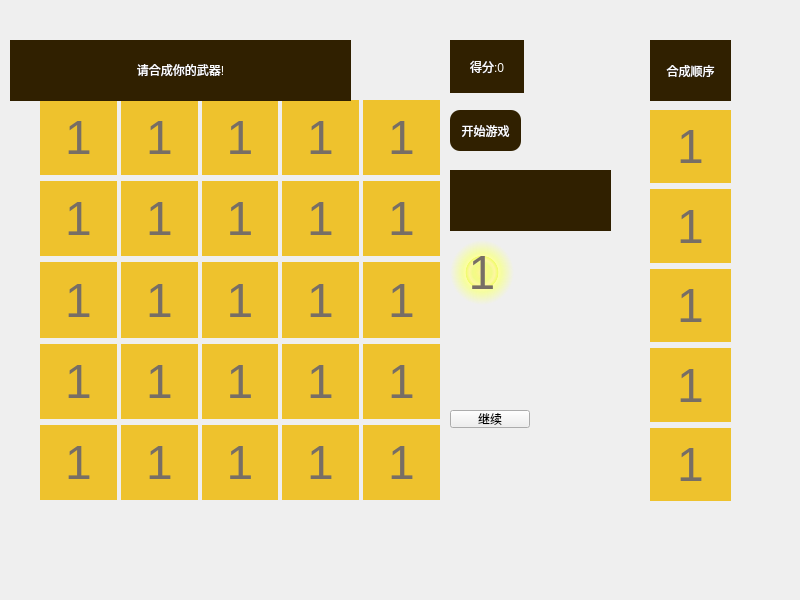
<?xml version="1.0" encoding="UTF-8"?>
<ui version="4.0">
 <class>game2048</class>
 <widget class="QWidget" name="game2048">
  <property name="geometry">
   <rect>
    <x>0</x>
    <y>0</y>
    <width>800</width>
    <height>600</height>
   </rect>
  </property>
  <property name="windowTitle">
   <string>game2048</string>
  </property>
  <property name="styleSheet">
   <string notr="true"/>
  </property>
  <widget class="QWidget" name="gridWidget" native="true">
   <property name="geometry">
    <rect>
     <x>40</x>
     <y>100</y>
     <width>400</width>
     <height>400</height>
    </rect>
   </property>
   <property name="maximumSize">
    <size>
     <width>16777211</width>
     <height>16777215</height>
    </size>
   </property>
   <layout class="QGridLayout" name="gridLayout">
    <property name="horizontalSpacing">
     <number>4</number>
    </property>
    <item row="0" column="0">
     <widget class="QLabel" name="block_1">
      <property name="minimumSize">
       <size>
        <width>30</width>
        <height>30</height>
       </size>
      </property>
      <property name="font">
       <font>
        <pointsize>-1</pointsize>
       </font>
      </property>
      <property name="contextMenuPolicy">
       <enum>Qt::DefaultContextMenu</enum>
      </property>
      <property name="styleSheet">
       <string notr="true">background-color: #EEC22D; color: #776E65; font-size: 48px;</string>
      </property>
      <property name="frameShape">
       <enum>QFrame::NoFrame</enum>
      </property>
      <property name="frameShadow">
       <enum>QFrame::Raised</enum>
      </property>
      <property name="text">
       <string>1</string>
      </property>
      <property name="alignment">
       <set>Qt::AlignCenter</set>
      </property>
     </widget>
    </item>
    <item row="1" column="0">
     <widget class="QLabel" name="block_6">
      <property name="minimumSize">
       <size>
        <width>30</width>
        <height>30</height>
       </size>
      </property>
      <property name="font">
       <font>
        <pointsize>-1</pointsize>
       </font>
      </property>
      <property name="contextMenuPolicy">
       <enum>Qt::DefaultContextMenu</enum>
      </property>
      <property name="styleSheet">
       <string notr="true">background-color: #EEC22D; color: #776E65; font-size: 48px;</string>
      </property>
      <property name="frameShape">
       <enum>QFrame::NoFrame</enum>
      </property>
      <property name="frameShadow">
       <enum>QFrame::Raised</enum>
      </property>
      <property name="text">
       <string>1</string>
      </property>
      <property name="alignment">
       <set>Qt::AlignCenter</set>
      </property>
     </widget>
    </item>
    <item row="4" column="0">
     <widget class="QLabel" name="block_21">
      <property name="minimumSize">
       <size>
        <width>30</width>
        <height>30</height>
       </size>
      </property>
      <property name="font">
       <font>
        <pointsize>-1</pointsize>
       </font>
      </property>
      <property name="contextMenuPolicy">
       <enum>Qt::DefaultContextMenu</enum>
      </property>
      <property name="styleSheet">
       <string notr="true">background-color: #EEC22D; color: #776E65; font-size: 48px;</string>
      </property>
      <property name="frameShape">
       <enum>QFrame::NoFrame</enum>
      </property>
      <property name="frameShadow">
       <enum>QFrame::Raised</enum>
      </property>
      <property name="text">
       <string>1</string>
      </property>
      <property name="alignment">
       <set>Qt::AlignCenter</set>
      </property>
     </widget>
    </item>
    <item row="3" column="1">
     <widget class="QLabel" name="block_17">
      <property name="minimumSize">
       <size>
        <width>30</width>
        <height>30</height>
       </size>
      </property>
      <property name="font">
       <font>
        <pointsize>-1</pointsize>
       </font>
      </property>
      <property name="contextMenuPolicy">
       <enum>Qt::DefaultContextMenu</enum>
      </property>
      <property name="styleSheet">
       <string notr="true">background-color: #EEC22D; color: #776E65; font-size: 48px;</string>
      </property>
      <property name="frameShape">
       <enum>QFrame::NoFrame</enum>
      </property>
      <property name="frameShadow">
       <enum>QFrame::Raised</enum>
      </property>
      <property name="text">
       <string>1</string>
      </property>
      <property name="alignment">
       <set>Qt::AlignCenter</set>
      </property>
     </widget>
    </item>
    <item row="1" column="4">
     <widget class="QLabel" name="block_10">
      <property name="minimumSize">
       <size>
        <width>30</width>
        <height>30</height>
       </size>
      </property>
      <property name="font">
       <font>
        <pointsize>-1</pointsize>
       </font>
      </property>
      <property name="contextMenuPolicy">
       <enum>Qt::DefaultContextMenu</enum>
      </property>
      <property name="styleSheet">
       <string notr="true">background-color: #EEC22D; color: #776E65; font-size: 48px;</string>
      </property>
      <property name="frameShape">
       <enum>QFrame::NoFrame</enum>
      </property>
      <property name="frameShadow">
       <enum>QFrame::Raised</enum>
      </property>
      <property name="text">
       <string>1</string>
      </property>
      <property name="alignment">
       <set>Qt::AlignCenter</set>
      </property>
     </widget>
    </item>
    <item row="3" column="4">
     <widget class="QLabel" name="block_20">
      <property name="minimumSize">
       <size>
        <width>30</width>
        <height>30</height>
       </size>
      </property>
      <property name="font">
       <font>
        <pointsize>-1</pointsize>
       </font>
      </property>
      <property name="contextMenuPolicy">
       <enum>Qt::DefaultContextMenu</enum>
      </property>
      <property name="styleSheet">
       <string notr="true">background-color: #EEC22D; color: #776E65; font-size: 48px;</string>
      </property>
      <property name="frameShape">
       <enum>QFrame::NoFrame</enum>
      </property>
      <property name="frameShadow">
       <enum>QFrame::Raised</enum>
      </property>
      <property name="text">
       <string>1</string>
      </property>
      <property name="alignment">
       <set>Qt::AlignCenter</set>
      </property>
     </widget>
    </item>
    <item row="0" column="1">
     <widget class="QLabel" name="block_2">
      <property name="minimumSize">
       <size>
        <width>30</width>
        <height>30</height>
       </size>
      </property>
      <property name="font">
       <font>
        <pointsize>-1</pointsize>
       </font>
      </property>
      <property name="contextMenuPolicy">
       <enum>Qt::DefaultContextMenu</enum>
      </property>
      <property name="styleSheet">
       <string notr="true">background-color: #EEC22D; color: #776E65; font-size: 48px;</string>
      </property>
      <property name="frameShape">
       <enum>QFrame::NoFrame</enum>
      </property>
      <property name="frameShadow">
       <enum>QFrame::Raised</enum>
      </property>
      <property name="text">
       <string>1</string>
      </property>
      <property name="alignment">
       <set>Qt::AlignCenter</set>
      </property>
     </widget>
    </item>
    <item row="4" column="4">
     <widget class="QLabel" name="block_25">
      <property name="minimumSize">
       <size>
        <width>30</width>
        <height>30</height>
       </size>
      </property>
      <property name="font">
       <font>
        <pointsize>-1</pointsize>
       </font>
      </property>
      <property name="contextMenuPolicy">
       <enum>Qt::DefaultContextMenu</enum>
      </property>
      <property name="styleSheet">
       <string notr="true">background-color: #EEC22D; color: #776E65; font-size: 48px;</string>
      </property>
      <property name="frameShape">
       <enum>QFrame::NoFrame</enum>
      </property>
      <property name="frameShadow">
       <enum>QFrame::Raised</enum>
      </property>
      <property name="text">
       <string>1</string>
      </property>
      <property name="alignment">
       <set>Qt::AlignCenter</set>
      </property>
     </widget>
    </item>
    <item row="0" column="4">
     <widget class="QLabel" name="block_5">
      <property name="minimumSize">
       <size>
        <width>30</width>
        <height>30</height>
       </size>
      </property>
      <property name="font">
       <font>
        <pointsize>-1</pointsize>
       </font>
      </property>
      <property name="contextMenuPolicy">
       <enum>Qt::DefaultContextMenu</enum>
      </property>
      <property name="styleSheet">
       <string notr="true">background-color: #EEC22D; color: #776E65; font-size: 48px;</string>
      </property>
      <property name="frameShape">
       <enum>QFrame::NoFrame</enum>
      </property>
      <property name="frameShadow">
       <enum>QFrame::Raised</enum>
      </property>
      <property name="text">
       <string>1</string>
      </property>
      <property name="alignment">
       <set>Qt::AlignCenter</set>
      </property>
     </widget>
    </item>
    <item row="1" column="2">
     <widget class="QLabel" name="block_8">
      <property name="minimumSize">
       <size>
        <width>30</width>
        <height>30</height>
       </size>
      </property>
      <property name="font">
       <font>
        <pointsize>-1</pointsize>
       </font>
      </property>
      <property name="contextMenuPolicy">
       <enum>Qt::DefaultContextMenu</enum>
      </property>
      <property name="styleSheet">
       <string notr="true">background-color: #EEC22D; color: #776E65; font-size: 48px;</string>
      </property>
      <property name="frameShape">
       <enum>QFrame::NoFrame</enum>
      </property>
      <property name="frameShadow">
       <enum>QFrame::Raised</enum>
      </property>
      <property name="text">
       <string>1</string>
      </property>
      <property name="alignment">
       <set>Qt::AlignCenter</set>
      </property>
     </widget>
    </item>
    <item row="1" column="1">
     <widget class="QLabel" name="block_7">
      <property name="minimumSize">
       <size>
        <width>30</width>
        <height>30</height>
       </size>
      </property>
      <property name="font">
       <font>
        <pointsize>-1</pointsize>
       </font>
      </property>
      <property name="contextMenuPolicy">
       <enum>Qt::DefaultContextMenu</enum>
      </property>
      <property name="styleSheet">
       <string notr="true">background-color: #EEC22D; color: #776E65; font-size: 48px;</string>
      </property>
      <property name="frameShape">
       <enum>QFrame::NoFrame</enum>
      </property>
      <property name="frameShadow">
       <enum>QFrame::Raised</enum>
      </property>
      <property name="text">
       <string>1</string>
      </property>
      <property name="alignment">
       <set>Qt::AlignCenter</set>
      </property>
     </widget>
    </item>
    <item row="2" column="2">
     <widget class="QLabel" name="block_13">
      <property name="minimumSize">
       <size>
        <width>30</width>
        <height>30</height>
       </size>
      </property>
      <property name="font">
       <font>
        <pointsize>-1</pointsize>
       </font>
      </property>
      <property name="contextMenuPolicy">
       <enum>Qt::DefaultContextMenu</enum>
      </property>
      <property name="styleSheet">
       <string notr="true">background-color: #EEC22D; color: #776E65; font-size: 48px;</string>
      </property>
      <property name="frameShape">
       <enum>QFrame::NoFrame</enum>
      </property>
      <property name="frameShadow">
       <enum>QFrame::Raised</enum>
      </property>
      <property name="text">
       <string>1</string>
      </property>
      <property name="alignment">
       <set>Qt::AlignCenter</set>
      </property>
     </widget>
    </item>
    <item row="3" column="2">
     <widget class="QLabel" name="block_18">
      <property name="minimumSize">
       <size>
        <width>30</width>
        <height>30</height>
       </size>
      </property>
      <property name="font">
       <font>
        <pointsize>-1</pointsize>
       </font>
      </property>
      <property name="contextMenuPolicy">
       <enum>Qt::DefaultContextMenu</enum>
      </property>
      <property name="styleSheet">
       <string notr="true">background-color: #EEC22D; color: #776E65; font-size: 48px;</string>
      </property>
      <property name="frameShape">
       <enum>QFrame::NoFrame</enum>
      </property>
      <property name="frameShadow">
       <enum>QFrame::Raised</enum>
      </property>
      <property name="text">
       <string>1</string>
      </property>
      <property name="alignment">
       <set>Qt::AlignCenter</set>
      </property>
     </widget>
    </item>
    <item row="3" column="0">
     <widget class="QLabel" name="block_16">
      <property name="minimumSize">
       <size>
        <width>30</width>
        <height>30</height>
       </size>
      </property>
      <property name="font">
       <font>
        <pointsize>-1</pointsize>
       </font>
      </property>
      <property name="contextMenuPolicy">
       <enum>Qt::DefaultContextMenu</enum>
      </property>
      <property name="styleSheet">
       <string notr="true">background-color: #EEC22D; color: #776E65; font-size: 48px;</string>
      </property>
      <property name="frameShape">
       <enum>QFrame::NoFrame</enum>
      </property>
      <property name="frameShadow">
       <enum>QFrame::Raised</enum>
      </property>
      <property name="text">
       <string>1</string>
      </property>
      <property name="alignment">
       <set>Qt::AlignCenter</set>
      </property>
     </widget>
    </item>
    <item row="4" column="1">
     <widget class="QLabel" name="block_22">
      <property name="minimumSize">
       <size>
        <width>30</width>
        <height>30</height>
       </size>
      </property>
      <property name="font">
       <font>
        <pointsize>-1</pointsize>
       </font>
      </property>
      <property name="contextMenuPolicy">
       <enum>Qt::DefaultContextMenu</enum>
      </property>
      <property name="styleSheet">
       <string notr="true">background-color: #EEC22D; color: #776E65; font-size: 48px;</string>
      </property>
      <property name="frameShape">
       <enum>QFrame::NoFrame</enum>
      </property>
      <property name="frameShadow">
       <enum>QFrame::Raised</enum>
      </property>
      <property name="text">
       <string>1</string>
      </property>
      <property name="alignment">
       <set>Qt::AlignCenter</set>
      </property>
     </widget>
    </item>
    <item row="4" column="3">
     <widget class="QLabel" name="block_24">
      <property name="minimumSize">
       <size>
        <width>30</width>
        <height>30</height>
       </size>
      </property>
      <property name="font">
       <font>
        <pointsize>-1</pointsize>
       </font>
      </property>
      <property name="contextMenuPolicy">
       <enum>Qt::DefaultContextMenu</enum>
      </property>
      <property name="styleSheet">
       <string notr="true">background-color: #EEC22D; color: #776E65; font-size: 48px;</string>
      </property>
      <property name="frameShape">
       <enum>QFrame::NoFrame</enum>
      </property>
      <property name="frameShadow">
       <enum>QFrame::Raised</enum>
      </property>
      <property name="text">
       <string>1</string>
      </property>
      <property name="alignment">
       <set>Qt::AlignCenter</set>
      </property>
     </widget>
    </item>
    <item row="2" column="4">
     <widget class="QLabel" name="block_15">
      <property name="minimumSize">
       <size>
        <width>30</width>
        <height>30</height>
       </size>
      </property>
      <property name="font">
       <font>
        <pointsize>-1</pointsize>
       </font>
      </property>
      <property name="contextMenuPolicy">
       <enum>Qt::DefaultContextMenu</enum>
      </property>
      <property name="styleSheet">
       <string notr="true">background-color: #EEC22D; color: #776E65; font-size: 48px;</string>
      </property>
      <property name="frameShape">
       <enum>QFrame::NoFrame</enum>
      </property>
      <property name="frameShadow">
       <enum>QFrame::Raised</enum>
      </property>
      <property name="text">
       <string>1</string>
      </property>
      <property name="alignment">
       <set>Qt::AlignCenter</set>
      </property>
     </widget>
    </item>
    <item row="3" column="3">
     <widget class="QLabel" name="block_19">
      <property name="minimumSize">
       <size>
        <width>30</width>
        <height>30</height>
       </size>
      </property>
      <property name="font">
       <font>
        <pointsize>-1</pointsize>
       </font>
      </property>
      <property name="contextMenuPolicy">
       <enum>Qt::DefaultContextMenu</enum>
      </property>
      <property name="styleSheet">
       <string notr="true">background-color: #EEC22D; color: #776E65; font-size: 48px;</string>
      </property>
      <property name="frameShape">
       <enum>QFrame::NoFrame</enum>
      </property>
      <property name="frameShadow">
       <enum>QFrame::Raised</enum>
      </property>
      <property name="text">
       <string>1</string>
      </property>
      <property name="alignment">
       <set>Qt::AlignCenter</set>
      </property>
     </widget>
    </item>
    <item row="2" column="0">
     <widget class="QLabel" name="block_11">
      <property name="minimumSize">
       <size>
        <width>30</width>
        <height>30</height>
       </size>
      </property>
      <property name="font">
       <font>
        <pointsize>-1</pointsize>
       </font>
      </property>
      <property name="contextMenuPolicy">
       <enum>Qt::DefaultContextMenu</enum>
      </property>
      <property name="styleSheet">
       <string notr="true">background-color: #EEC22D; color: #776E65; font-size: 48px;</string>
      </property>
      <property name="frameShape">
       <enum>QFrame::NoFrame</enum>
      </property>
      <property name="frameShadow">
       <enum>QFrame::Raised</enum>
      </property>
      <property name="text">
       <string>1</string>
      </property>
      <property name="alignment">
       <set>Qt::AlignCenter</set>
      </property>
     </widget>
    </item>
    <item row="2" column="3">
     <widget class="QLabel" name="block_14">
      <property name="minimumSize">
       <size>
        <width>30</width>
        <height>30</height>
       </size>
      </property>
      <property name="font">
       <font>
        <pointsize>-1</pointsize>
       </font>
      </property>
      <property name="contextMenuPolicy">
       <enum>Qt::DefaultContextMenu</enum>
      </property>
      <property name="styleSheet">
       <string notr="true">background-color: #EEC22D; color: #776E65; font-size: 48px;</string>
      </property>
      <property name="frameShape">
       <enum>QFrame::NoFrame</enum>
      </property>
      <property name="frameShadow">
       <enum>QFrame::Raised</enum>
      </property>
      <property name="text">
       <string>1</string>
      </property>
      <property name="alignment">
       <set>Qt::AlignCenter</set>
      </property>
     </widget>
    </item>
    <item row="1" column="3">
     <widget class="QLabel" name="block_9">
      <property name="minimumSize">
       <size>
        <width>30</width>
        <height>30</height>
       </size>
      </property>
      <property name="font">
       <font>
        <pointsize>-1</pointsize>
       </font>
      </property>
      <property name="contextMenuPolicy">
       <enum>Qt::DefaultContextMenu</enum>
      </property>
      <property name="styleSheet">
       <string notr="true">background-color: #EEC22D; color: #776E65; font-size: 48px;</string>
      </property>
      <property name="frameShape">
       <enum>QFrame::NoFrame</enum>
      </property>
      <property name="frameShadow">
       <enum>QFrame::Raised</enum>
      </property>
      <property name="text">
       <string>1</string>
      </property>
      <property name="alignment">
       <set>Qt::AlignCenter</set>
      </property>
     </widget>
    </item>
    <item row="0" column="3">
     <widget class="QLabel" name="block_4">
      <property name="minimumSize">
       <size>
        <width>30</width>
        <height>30</height>
       </size>
      </property>
      <property name="font">
       <font>
        <pointsize>-1</pointsize>
       </font>
      </property>
      <property name="contextMenuPolicy">
       <enum>Qt::DefaultContextMenu</enum>
      </property>
      <property name="styleSheet">
       <string notr="true">background-color: #EEC22D; color: #776E65; font-size: 48px;</string>
      </property>
      <property name="frameShape">
       <enum>QFrame::NoFrame</enum>
      </property>
      <property name="frameShadow">
       <enum>QFrame::Raised</enum>
      </property>
      <property name="text">
       <string>1</string>
      </property>
      <property name="alignment">
       <set>Qt::AlignCenter</set>
      </property>
     </widget>
    </item>
    <item row="2" column="1">
     <widget class="QLabel" name="block_12">
      <property name="minimumSize">
       <size>
        <width>30</width>
        <height>30</height>
       </size>
      </property>
      <property name="font">
       <font>
        <pointsize>-1</pointsize>
       </font>
      </property>
      <property name="contextMenuPolicy">
       <enum>Qt::DefaultContextMenu</enum>
      </property>
      <property name="styleSheet">
       <string notr="true">background-color: #EEC22D; color: #776E65; font-size: 48px;</string>
      </property>
      <property name="frameShape">
       <enum>QFrame::NoFrame</enum>
      </property>
      <property name="frameShadow">
       <enum>QFrame::Raised</enum>
      </property>
      <property name="text">
       <string>1</string>
      </property>
      <property name="alignment">
       <set>Qt::AlignCenter</set>
      </property>
     </widget>
    </item>
    <item row="0" column="2">
     <widget class="QLabel" name="block_3">
      <property name="minimumSize">
       <size>
        <width>30</width>
        <height>30</height>
       </size>
      </property>
      <property name="font">
       <font>
        <pointsize>-1</pointsize>
       </font>
      </property>
      <property name="contextMenuPolicy">
       <enum>Qt::DefaultContextMenu</enum>
      </property>
      <property name="styleSheet">
       <string notr="true">background-color: #EEC22D; color: #776E65; font-size: 48px;</string>
      </property>
      <property name="frameShape">
       <enum>QFrame::NoFrame</enum>
      </property>
      <property name="frameShadow">
       <enum>QFrame::Raised</enum>
      </property>
      <property name="text">
       <string>1</string>
      </property>
      <property name="alignment">
       <set>Qt::AlignCenter</set>
      </property>
     </widget>
    </item>
    <item row="4" column="2">
     <widget class="QLabel" name="block_23">
      <property name="minimumSize">
       <size>
        <width>30</width>
        <height>30</height>
       </size>
      </property>
      <property name="font">
       <font>
        <pointsize>-1</pointsize>
       </font>
      </property>
      <property name="contextMenuPolicy">
       <enum>Qt::DefaultContextMenu</enum>
      </property>
      <property name="styleSheet">
       <string notr="true">background-color: #EEC22D; color: #776E65; font-size: 48px;</string>
      </property>
      <property name="frameShape">
       <enum>QFrame::NoFrame</enum>
      </property>
      <property name="frameShadow">
       <enum>QFrame::Raised</enum>
      </property>
      <property name="text">
       <string>1</string>
      </property>
      <property name="alignment">
       <set>Qt::AlignCenter</set>
      </property>
     </widget>
    </item>
   </layout>
  </widget>
  <widget class="QLabel" name="label">
   <property name="geometry">
    <rect>
     <x>450</x>
     <y>40</y>
     <width>74</width>
     <height>53</height>
    </rect>
   </property>
   <property name="styleSheet">
    <string notr="true">background: rgb(48, 32, 0); 
font: 12pt &quot;华文琥珀&quot;;
color:rgb(255, 255, 255)</string>
   </property>
   <property name="text">
    <string>得分:0</string>
   </property>
   <property name="alignment">
    <set>Qt::AlignCenter</set>
   </property>
  </widget>
  <widget class="QLabel" name="info_label">
   <property name="geometry">
    <rect>
     <x>10</x>
     <y>40</y>
     <width>341</width>
     <height>61</height>
    </rect>
   </property>
   <property name="styleSheet">
    <string notr="true">background: rgb(48, 32, 0); 
font: 12pt &quot;华文琥珀&quot;;
color:rgb(255, 255, 255)</string>
   </property>
   <property name="text">
    <string>&lt;html&gt;&lt;head/&gt;&lt;body&gt;&lt;p align=&quot;center&quot;&gt;请合成你的武器!&lt;/p&gt;&lt;/body&gt;&lt;/html&gt;</string>
   </property>
   <property name="textFormat">
    <enum>Qt::AutoText</enum>
   </property>
   <property name="alignment">
    <set>Qt::AlignCenter</set>
   </property>
  </widget>
  <widget class="QPushButton" name="start_button">
   <property name="geometry">
    <rect>
     <x>450</x>
     <y>110</y>
     <width>71</width>
     <height>41</height>
    </rect>
   </property>
   <property name="styleSheet">
    <string notr="true">border-radius: 10px; /*圆角半径*/background: rgb(48, 32, 0); 
font: 12pt &quot;华文琥珀&quot;;
color:rgb(255, 255, 255)</string>
   </property>
   <property name="text">
    <string>开始游戏</string>
   </property>
  </widget>
  <widget class="QLabel" name="res_label">
   <property name="geometry">
    <rect>
     <x>450</x>
     <y>170</y>
     <width>161</width>
     <height>61</height>
    </rect>
   </property>
   <property name="styleSheet">
    <string notr="true">background: rgb(48, 32, 0); 
font: 12pt &quot;华文琥珀&quot;;
color:rgb(255, 255, 255)</string>
   </property>
   <property name="text">
    <string/>
   </property>
   <property name="alignment">
    <set>Qt::AlignCenter</set>
   </property>
  </widget>
  <widget class="QPushButton" name="next_button">
   <property name="geometry">
    <rect>
     <x>450</x>
     <y>410</y>
     <width>80</width>
     <height>18</height>
    </rect>
   </property>
   <property name="text">
    <string>继续</string>
   </property>
  </widget>
  <widget class="QLabel" name="win_label">
   <property name="geometry">
    <rect>
     <x>450</x>
     <y>240</y>
     <width>64</width>
     <height>65</height>
    </rect>
   </property>
   <property name="minimumSize">
    <size>
     <width>30</width>
     <height>30</height>
    </size>
   </property>
   <property name="font">
    <font>
     <pointsize>-1</pointsize>
    </font>
   </property>
   <property name="contextMenuPolicy">
    <enum>Qt::DefaultContextMenu</enum>
   </property>
   <property name="styleSheet">
    <string notr="true">background-color:  qradialgradient(spread:pad, cx:0.5, cy:0.5, radius:0.5, fx:0.5, fy:0.5, stop:0 rgba(237, 227, 109, 101), stop:0.1 rgba(255, 249, 112, 186), stop:0.2 rgba(248, 255, 76, 167), stop:0.3 rgba(242, 255, 96, 179), stop:0.4 rgba(255, 247, 154, 232), stop:0.5 rgba(240, 255, 76, 205), stop:0.52 rgba(255, 255, 154, 228), stop:0.6 rgba(246, 255, 149, 220), stop:1 rgba(255, 255, 255, 0)); color: #776E65; font-size: 48px;</string>
   </property>
   <property name="frameShape">
    <enum>QFrame::NoFrame</enum>
   </property>
   <property name="frameShadow">
    <enum>QFrame::Raised</enum>
   </property>
   <property name="text">
    <string>1</string>
   </property>
   <property name="alignment">
    <set>Qt::AlignCenter</set>
   </property>
  </widget>
  <widget class="QWidget" name="verticalLayoutWidget">
   <property name="geometry">
    <rect>
     <x>650</x>
     <y>110</y>
     <width>81</width>
     <height>391</height>
    </rect>
   </property>
   <layout class="QVBoxLayout" name="verticalLayout">
    <item>
     <widget class="QLabel" name="block_std1">
      <property name="minimumSize">
       <size>
        <width>30</width>
        <height>30</height>
       </size>
      </property>
      <property name="font">
       <font>
        <pointsize>-1</pointsize>
       </font>
      </property>
      <property name="contextMenuPolicy">
       <enum>Qt::DefaultContextMenu</enum>
      </property>
      <property name="styleSheet">
       <string notr="true">background-color: #EEC22D; color: #776E65; font-size: 48px;</string>
      </property>
      <property name="frameShape">
       <enum>QFrame::NoFrame</enum>
      </property>
      <property name="frameShadow">
       <enum>QFrame::Raised</enum>
      </property>
      <property name="text">
       <string>1</string>
      </property>
      <property name="alignment">
       <set>Qt::AlignCenter</set>
      </property>
     </widget>
    </item>
    <item>
     <widget class="QLabel" name="block_std2">
      <property name="minimumSize">
       <size>
        <width>30</width>
        <height>30</height>
       </size>
      </property>
      <property name="font">
       <font>
        <pointsize>-1</pointsize>
       </font>
      </property>
      <property name="contextMenuPolicy">
       <enum>Qt::DefaultContextMenu</enum>
      </property>
      <property name="styleSheet">
       <string notr="true">background-color: #EEC22D; color: #776E65; font-size: 48px;</string>
      </property>
      <property name="frameShape">
       <enum>QFrame::NoFrame</enum>
      </property>
      <property name="frameShadow">
       <enum>QFrame::Raised</enum>
      </property>
      <property name="text">
       <string>1</string>
      </property>
      <property name="alignment">
       <set>Qt::AlignCenter</set>
      </property>
     </widget>
    </item>
    <item>
     <widget class="QLabel" name="block_std3">
      <property name="minimumSize">
       <size>
        <width>30</width>
        <height>30</height>
       </size>
      </property>
      <property name="font">
       <font>
        <pointsize>-1</pointsize>
       </font>
      </property>
      <property name="contextMenuPolicy">
       <enum>Qt::DefaultContextMenu</enum>
      </property>
      <property name="styleSheet">
       <string notr="true">background-color: #EEC22D; color: #776E65; font-size: 48px;</string>
      </property>
      <property name="frameShape">
       <enum>QFrame::NoFrame</enum>
      </property>
      <property name="frameShadow">
       <enum>QFrame::Raised</enum>
      </property>
      <property name="text">
       <string>1</string>
      </property>
      <property name="alignment">
       <set>Qt::AlignCenter</set>
      </property>
     </widget>
    </item>
    <item>
     <widget class="QLabel" name="block_std4">
      <property name="minimumSize">
       <size>
        <width>30</width>
        <height>30</height>
       </size>
      </property>
      <property name="font">
       <font>
        <pointsize>-1</pointsize>
       </font>
      </property>
      <property name="contextMenuPolicy">
       <enum>Qt::DefaultContextMenu</enum>
      </property>
      <property name="styleSheet">
       <string notr="true">background-color: #EEC22D; color: #776E65; font-size: 48px;</string>
      </property>
      <property name="frameShape">
       <enum>QFrame::NoFrame</enum>
      </property>
      <property name="frameShadow">
       <enum>QFrame::Raised</enum>
      </property>
      <property name="text">
       <string>1</string>
      </property>
      <property name="alignment">
       <set>Qt::AlignCenter</set>
      </property>
     </widget>
    </item>
    <item>
     <widget class="QLabel" name="block_std55">
      <property name="minimumSize">
       <size>
        <width>30</width>
        <height>30</height>
       </size>
      </property>
      <property name="font">
       <font>
        <pointsize>-1</pointsize>
       </font>
      </property>
      <property name="contextMenuPolicy">
       <enum>Qt::DefaultContextMenu</enum>
      </property>
      <property name="styleSheet">
       <string notr="true">background-color: #EEC22D; color: #776E65; font-size: 48px;</string>
      </property>
      <property name="frameShape">
       <enum>QFrame::NoFrame</enum>
      </property>
      <property name="frameShadow">
       <enum>QFrame::Raised</enum>
      </property>
      <property name="text">
       <string>1</string>
      </property>
      <property name="alignment">
       <set>Qt::AlignCenter</set>
      </property>
     </widget>
    </item>
   </layout>
  </widget>
  <widget class="QLabel" name="label_2">
   <property name="geometry">
    <rect>
     <x>650</x>
     <y>40</y>
     <width>81</width>
     <height>61</height>
    </rect>
   </property>
   <property name="styleSheet">
    <string notr="true">background: rgb(48, 32, 0); 
font: 12pt &quot;华文琥珀&quot;;
color:rgb(255, 255, 255)</string>
   </property>
   <property name="text">
    <string>合成顺序</string>
   </property>
   <property name="alignment">
    <set>Qt::AlignCenter</set>
   </property>
  </widget>
 </widget>
 <tabstops>
  <tabstop>start_button</tabstop>
  <tabstop>next_button</tabstop>
 </tabstops>
 <resources/>
 <connections/>
</ui>
